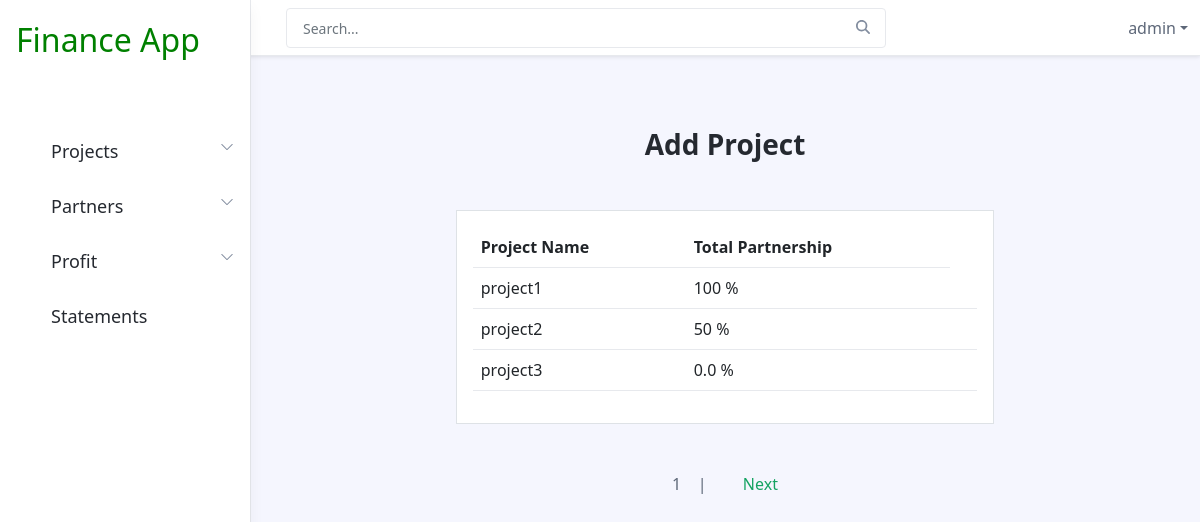
/viewproject/ (signed in), run on an earlier commit of the app's database.
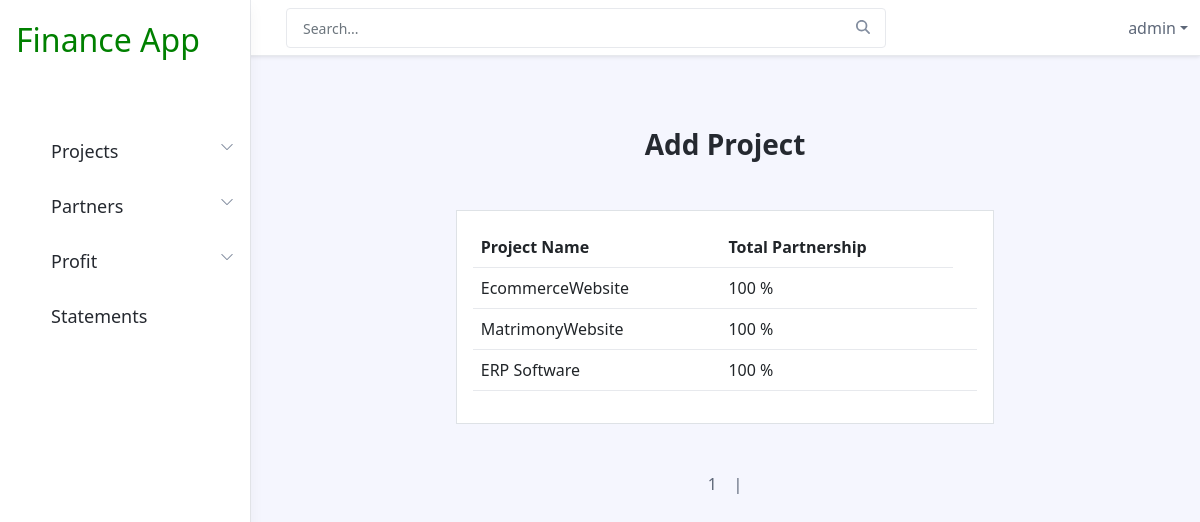
And on a later commit of the database.
### financeadmin/models.py (models this page shows, shortened)
class project(models.Model):
    name=models.CharField(max_length=30)

### financeadmin/views.py (the view)
# urls.py: path('viewproject/', views.fnviewproject,name="viewproject"),
@login_required(login_url="/login/")
def fnviewproject(request):
    projects=project.objects.all()
    sum_dict={}
    sum_list=[]
    for i in projects:
        sum1=partnership.objects.filter(project=i.id).aggregate(mysum=Sum('partnership'))['mysum'] or 0.00
        sum_dict['name']=i.name
        sum_dict['sum']=sum1
        sum_list.append(sum_dict.copy())
        sum_dict={}
    paginator=Paginator(projects,3)
    page_num=request.GET.get('page')
    page_obj=paginator.get_page(page_num)
    context={'page':page_obj,'sum_list':sum_list}
    return render(request,"viewproject.html",context)

### financeadmin/templates/viewproject.html (shortened to what this page needs)
{% extends 'includes/navbar.html' %}
{% block content %}
{% load custom_templates %}
<div class="app-wrapper">
    <div class="app-content pt-3 p-md-3 p-lg-4">
        <div class="container-xl">
<div class="col-sm-8 col-lg-9 container ">
    <h3 class="text-center mt-5">Add Project</h3>
    <div class="row m-5 p-3 border bg-white">
        <table class="table ">
            <tr>
                <th>Project Name</th>
                <th>Total Partnership</th>
            </tr>
            {% for pages in page %}
            <tr>
                <td>{{pages.name}}</td>
                <td>
                    {% for summations in sum_list%}
                    {% if summations.name == pages.name%}
                    {{summations.sum}} %
                    {% endif%}
                    {% endfor%}
            </td>
                <td>
                </td>
            </tr>
            {% endfor %}
        </table>
    </div>
    <div class="row mt-5">
                <center>
                <span class="m-3">{{page.number}} &nbsp;&nbsp;  |</span>
                {% if page.has_next %}
                <a href="?page={{page.next_page_number}}" class="m-3" >Next</a>
                {% endif %}
                </center>
    </div>
</div>
</div>
</div>
</div>
{% endblock %}

What changed in the data, as far as the page shows it:
removed project: name "project1", sum "100"
removed project: name "project2", sum "50"
removed project: name "project3", sum "0.0"
added project: name "EcommerceWebsite", sum "100"
added project: name "MatrimonyWebsite", sum "100"
added project: name "ERP Software", sum "100"
Also different on the page:
text no longer shown: "Next"
